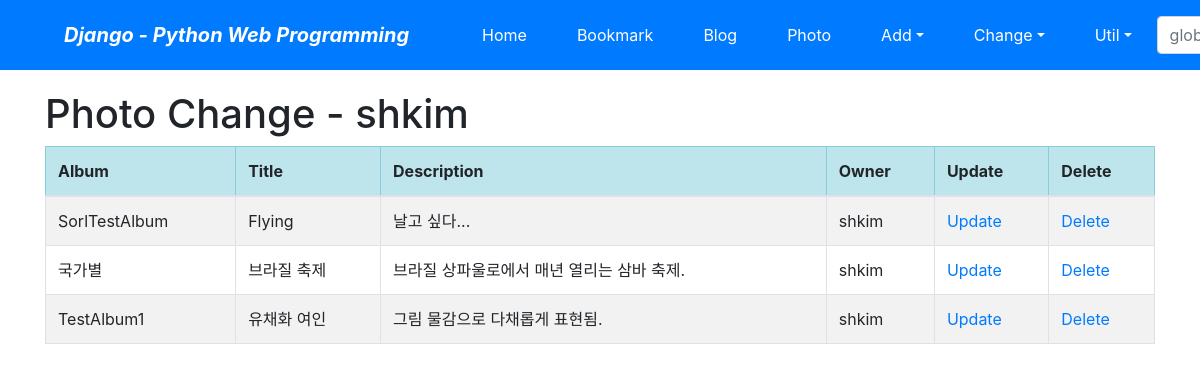
/photo/photo/change/ (signed in), run on the app's committed database.
### photo/models.py (models this page shows, shortened)
class Photo(models.Model):
    album = models.ForeignKey(Album, on_delete=models.CASCADE)
    title = models.CharField('TITLE', max_length=30)
    description = models.TextField('Photo Description', blank=True)
    image = models.ImageField('IMAGE', upload_to='SorlPhoto/%Y')
    upload_dt = models.DateTimeField('UPLOAD DATE', auto_now_add=True)
    owner = models.ForeignKey('auth.User', on_delete=models.CASCADE, verbose_name='OWNER', blank=True, null=True)
    class Meta:
        ordering = ('title',)

class Album(models.Model):
    name = models.CharField('NAME', max_length=30)
    description = models.CharField('One Line Description', max_length=100, blank=True)
    owner = models.ForeignKey('auth.User', on_delete=models.CASCADE, verbose_name='OWNER', blank=True, null=True)
    class Meta:
        ordering = ('name',)
    def __str__(self):
        return self.name

### photo/views.py (the view)
# urls.py: path('photo/change/', views.PhotoChangeLV.as_view(), name='photo_change'),
class PhotoChangeLV(LoginRequiredMixin, ListView):
    model = Photo
    template_name = 'photo/photo_change_list.html'
    def get_queryset(self):
        return Photo.objects.filter(owner=self.request.user)

### photo/templates/photo/photo_change_list.html (shortened to what this page needs)
{% extends "base.html" %}
{% block content %}
    <h1>Photo Change - {{user}}</h1>
    <table class="table table-striped table-bordered table-condensed">
        <thead>
        <tr class="table-info">
            <th>Album</th>
            <th>Title</th>
            <th>Description</th>
            <th>Owner</th>
            <th>Update</th>
            <th>Delete</th>
        </tr>
        </thead>
        <tbody>
        {% for item in object_list %}
        <tr>
            <td>{{ item.album }}</td>
            <td>{{ item.title }}</td>
            <td>{{ item.description }}</td>
            <td>{{ item.owner }}</td>
            <td><a href="{% url 'photo:photo_update' item.id %}">Update</a></td>
            <td><a href="{% url 'photo:photo_delete' item.id %}">Delete</a></td>
        </tr>
        {% endfor %}
        </tbody>
    </table>
{% endblock %}

### data on the page
Photo: album "SorlTestAlbum", title "Flying", description "날고 싶다...", owner "shkim"
Photo: album "국가별", title "브라질 축제", description "브라질 상파울로에서 매년 열리는 삼바 축제.", owner "shkim"
Photo: album "TestAlbum1", title "유채화 여인", description "그림 물감으로 다채롭게 표현됨.", owner "shkim"

### other printed values
{{ user }} "shkim"
